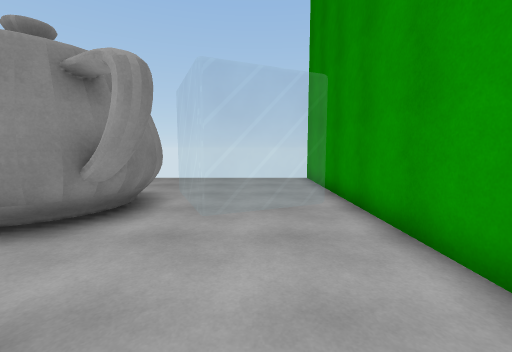
view 1 (above)

15 first-person views from a walk through a scene from a Unity 3-D project. The camera is 1.4 m above the floor, tilts 6° down and sees 90° across. The floor is counted in squares, 1 m on a side. Each view is taken from the middle of a square. On the plan, view 1 faces up. The plan holds only what a view shows up to about 13 squares ahead; the rest is blank.

view 2
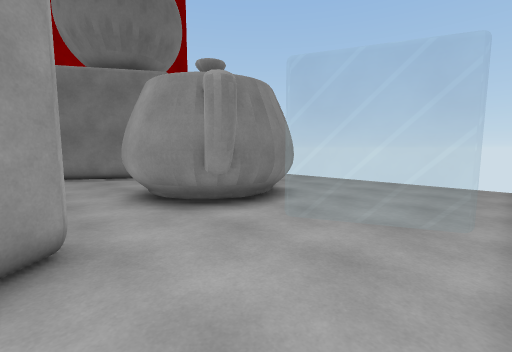

view 3
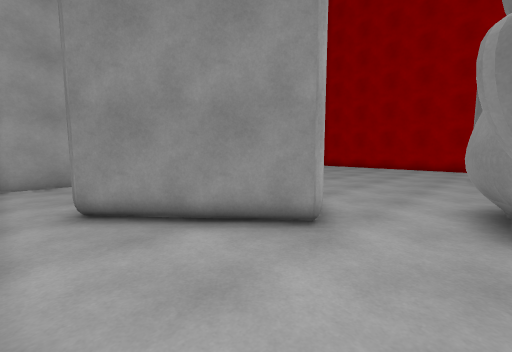

view 4
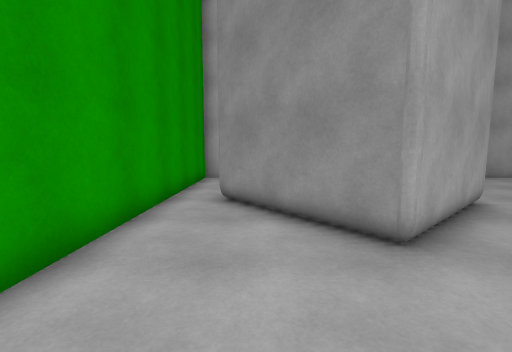

view 5
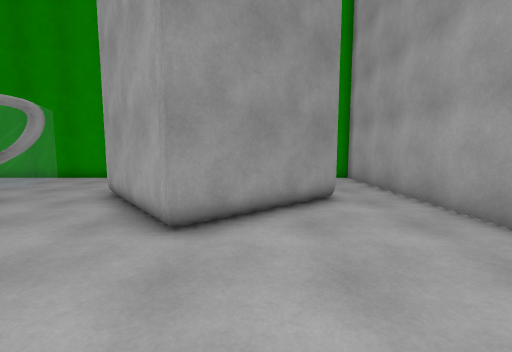

view 6
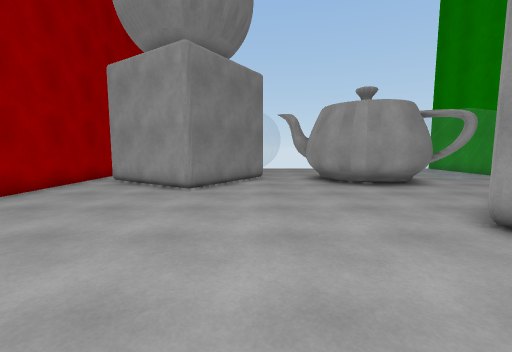

view 7
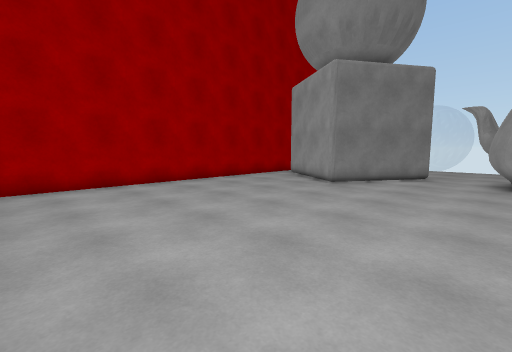

view 8
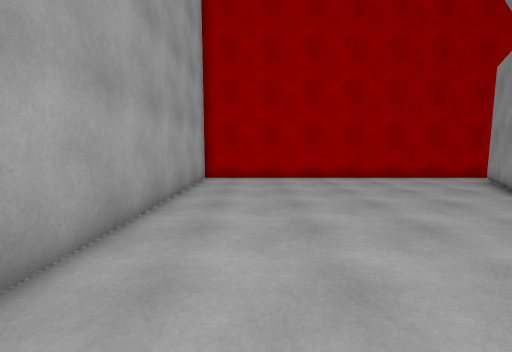

view 9
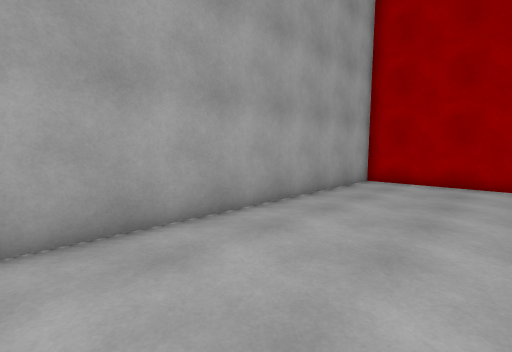

view 10
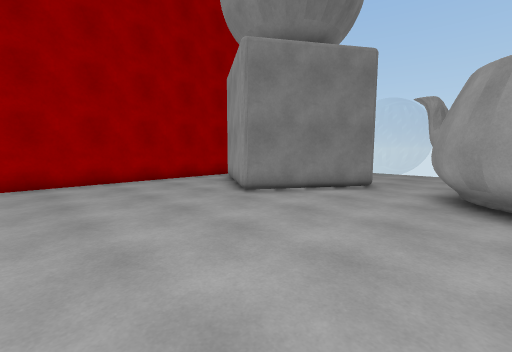

view 11
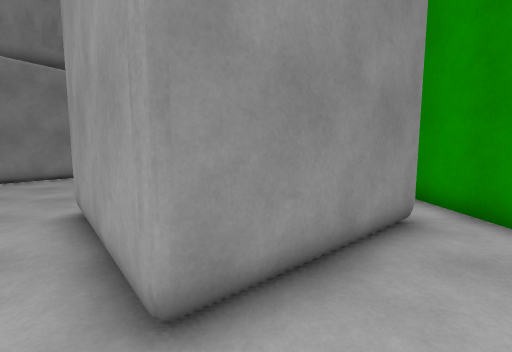

view 12
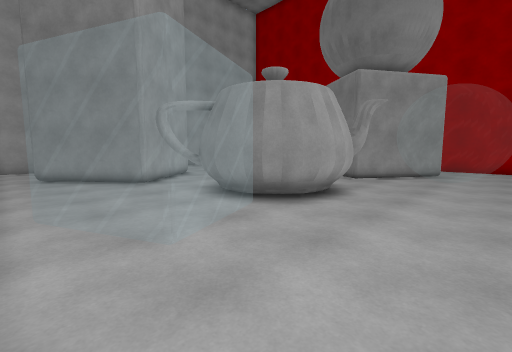

view 13
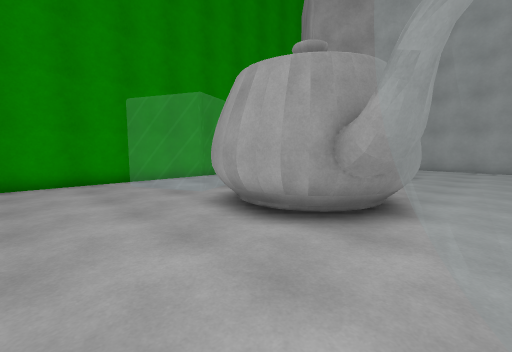

view 14
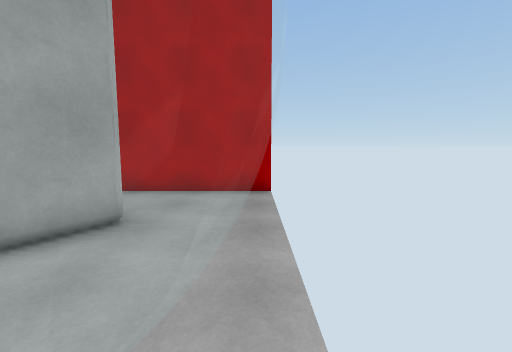

view 15
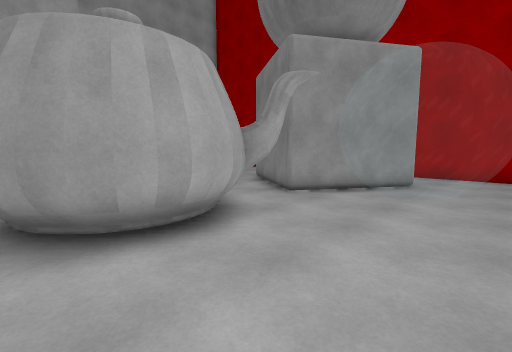

### Floor plan
Key: @ floor where view 1 was taken; # wall or solid block; . floor; = window, fence, low wall or low ledge; O other object.
Columns run from 18 left of view 1 to 3 right of it. Each row starts with its distance up from view 1.
 12 #......==............#
 11 #.....=##=...........#
 10 #.....=##=...........#
  9 #...OO====........ ..#
  8 #..   OO..######    .#
  7 #      OO.######O   .#
  6 #.     OO..## ##O   .#
  5 #.OO   O...###### ...#
  4 #...O O....######....#
  3 #....OO..............#
  2 #....................#
  1 #..............##....#
  0 #.............####@..#
 -1 #............##  ##..#
 -2 #............#    ##.#
 -3 #............##  ##..#
 -4 #.............####...#
 -5 #..............##....#
 -6 #....................#
 -7 #....................#
 -8 ######################

Positions as (right, up) in squares from view 1, and headings:
1: (0, 0), facing up
2: (2, 1), facing up-left
3: (2, 4), facing down-left
4: (0, 5), facing down
5: (-10, -3), facing right
6: (-10, -6), facing up
7: (-7, -7), facing up-left
8: (-5, -5), facing left
9: (-6, -3), facing down-left
10: (-6, -3), facing up-left
11: (-2, -7), facing up
12: (2, 12), facing down-left
13: (-9, 12), facing down-right
14: (-9, 12), facing left
15: (-3, 12), facing down-left
